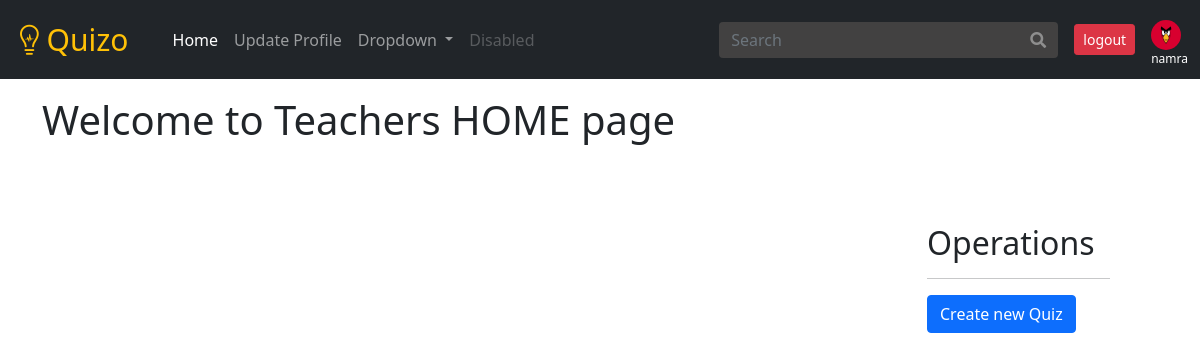
Screenshot of /quizzes/teachers/home/ (signed in) with the database file from the repository.
### accounts/models.py (models this page shows, shortened)
class User(AbstractUser):
  USER_CHOICES = (
    ('S', 'STUDENT'),
    ('T', 'TEACHER'),
  )
  GENDER_CHOICES = (
    ('M', 'Male'),
    ('F', 'Female'),
  )
  user_role = models.CharField(max_length=15, choices=USER_CHOICES)
  gender    = models.CharField(max_length=10, choices=GENDER_CHOICES, default='M')
  profile_image  = models.ImageField(upload_to='profile_images/teachers_profile_images/', null=True, blank=True, default='utility_images/default_image.png')

### quiz/views/teacher_views.py (the view)
# urls.py: path('teachers/home/', teacher_views.TeacherQuizHomeView.as_view(), name='teachers_dashboard'),
class TeacherQuizHomeView(ListView):
  template_name = 'teachers/home.html'
  context_object_name = 'quizzes'
  model = Quiz
  def get_queryset(self):
    qs = super().get_queryset()
    return qs.filter(teacher__user=self.request.user)

### quiz/templates/teachers/home.html (shortened to what this page needs)
{% extends "base.html" %}
{% block content %}
  <h1>Welcome to Teachers HOME page</h1>
  <br>
  <div class="float-end w-25 p-5">
    <h2>Operations</h2>
    <hr>
    <a href="{% url 'create_quiz' %}" class="btn btn-primary">Create new Quiz</a>
  </div>
{% endblock %}

### accounts/templates/navbar.html (shortened to what this page needs)
<nav class="navbar navbar-expand-lg fixed-top navbar-dark bg-dark">
  <div class="container-fluid">
    <a class="navbar-brand text-warning ms-2" href="#" style="font-size: 30px; padding-right: 20px;">
      <i class="fab fa-medapps"></i> Quizo
    </a>
    <div class="collapse navbar-collapse" id="navbarSupportedContent">
      {% if request.user.is_authenticated %}
      <ul class="navbar-nav me-auto mb-2 mb-lg-0">
        <li class="nav-item">
          <a class="nav-link active" aria-current="page" href="/quizzes/students/home/">Home</a>
        </li>
        <li class="nav-item">
          <a class="nav-link" href="{% url 'update_profile' %}">Update Profile</a>
        </li>
        <li class="nav-item dropdown">
          <a class="nav-link dropdown-toggle" href="#" id="navbarDropdown" role="button" data-bs-toggle="dropdown" aria-expanded="false">
            Dropdown
          </a>
        </li>
        <li class="nav-item">
          <a class="nav-link disabled" href="#" tabindex="-1" aria-disabled="true">Disabled</a>
        </li>
      </ul>
      <span>
        <form class="d-flex" action="" method="GET">
          <div class="input-group" id="search-component">
            <input type="text" name="query" id="search-input" class="form-control" placeholder="Search">
            <button type="submit" id="search-button" class="input-group-text"><i class="fas fa-search"></i></button>
          </div>
        </form>
      </span>
      <span class="p-3">
        <a href="{% url 'logout' %}" class="btn btn-sm btn-danger">logout</a>
      </span>
      <span style="margin-bottom: -25px;">
        <img src="{{ request.user.profile_image.url }}" style="width: 30px; height: 30px; border-radius: 50%;" alt="">
        <p style="font-size: 12px;" class="text-white">{{ request.user.username }}</p>
      </span>
      {% endif %}
    </div>
  </div>
</nav>

### static/css/main.css (style rules this page uses)
#search-component input[type="text"] { background-color: #424141; border: none; width: 300px; color: rgb(142, 142, 142); }
#search-component button { background-color: #424141; border: none; color:rgb(142, 142, 142); }

### rows the page displays
User: user.profile_image (picture), user.username "namra"
